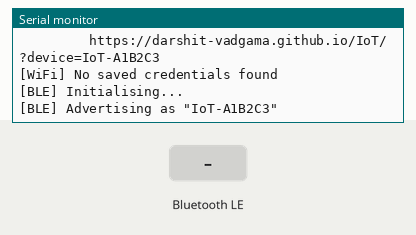
Simulated run of this sketch. Board: ESP32. Parts: the last lines printed to the serial monitor. Inputs (shaded band) come from the test bench. WiFi joins after 1.5 s; servers stay silent unless stated; EEPROM starts erased; nothing arrives over Bluetooth unless stated; a phone connects over Bluetooth LE 3 s after start.

Above: at 1.2 s.
1.3 s: Bluetooth LE write "1" received
At 1.8 s:
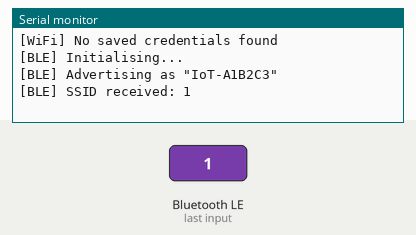
4.3 s: Bluetooth LE write "1" received
At 4.7 s:
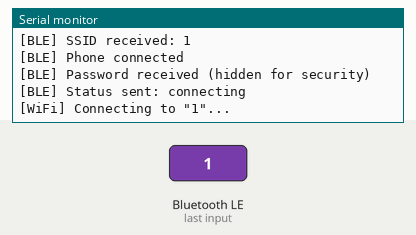
5.8 s: Bluetooth LE write "0" received
7.3 s: Bluetooth LE write "0" received
At 8.5 s:
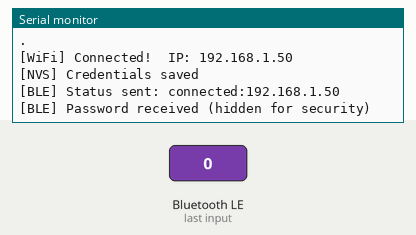

Measured:
- after the input at 1.3 s, the serial monitor: prints a new line at once (image 1)
- after the input at 4.3 s, the serial monitor: prints a new line at once (image 2)

The sketch:

esp32_ble_provisioning.ino
```cpp
/*
 * ESP32 BLE Wi-Fi Provisioning  (with unique per-device ID)
 * ─────────────────────────────────────────────────────────────────
 * Flow:
 *   1. On boot → derive unique device name from last 3 bytes of MAC
 *      e.g.  IoT-A4CF12  (different for every ESP32 unit)
 *   2. Print QR URL to Serial so you can generate a per-device QR
 *   3. Try saved Wi-Fi credentials from NVS — skip BLE if connected
 *   4. Otherwise → start BLE advertising with the unique device name
 *   5. Phone scans QR → browser reads ?device=IoT-XXXXXX from URL
 *   6. Web Bluetooth filters by that exact name → connects only THIS device
 *   7. Phone writes SSID + password via GATT characteristics
 *   8. ESP32 connects to Wi-Fi, saves creds, notifies status back
 *
 * Required Libraries (install via Arduino Library Manager):
 *   - ESP32 BLE Arduino  (built-in with ESP32 board package)
 *   - Preferences        (built-in with ESP32 board package)
 *
 * Board: ESP32 Dev Module (or your specific ESP32 board)
 * ─────────────────────────────────────────────────────────────────
 */

#include <BLEDevice.h>
#include <BLEServer.h>
#include <BLEUtils.h>
#include <BLE2902.h>
#include <WiFi.h>
#include <Preferences.h>
#include <esp_mac.h>          // for esp_read_mac()

// ── GATT UUIDs ───────────────────────────────────────────────────
// These must also match the UUIDs in wifi_provisioning.html
#define SERVICE_UUID     "4fafc201-1fb5-459e-8fcc-c5c9c331914b"
#define SSID_CHAR_UUID   "beb5483e-36e1-4688-b7f5-ea07361b26a8"
#define PASS_CHAR_UUID   "beb5483e-36e1-4688-b7f5-ea07361b26a9"
#define STATUS_CHAR_UUID "beb5483e-36e1-4688-b7f5-ea07361b26aa"

// ── Provisioning page base URL ────────────────────────────────────
// ✏️  Replace with your actual hosted page URL
#define PAGE_BASE_URL "https://darshit-vadgama.github.io/IoT/"

// ── Globals ──────────────────────────────────────────────────────
BLEServer*         pServer     = nullptr;
BLECharacteristic* pStatusChar = nullptr;

char   deviceName[16]   = "";   // e.g. "IoT-A4CF12"  — set in setup()
bool   deviceConnected  = false;
bool   ssidReceived     = false;
bool   passReceived     = false;
bool   triggerWiFi      = false;
String pendingSSID      = "";
String pendingPass      = "";

Preferences preferences;

// ─────────────────────────────────────────────────────────────────
// BLE Server Callbacks
// ─────────────────────────────────────────────────────────────────
class MyServerCallbacks : public BLEServerCallbacks {
  void onConnect(BLEServer* pServer) override {
    deviceConnected = true;
    Serial.println("[BLE] Phone connected");
  }

  void onDisconnect(BLEServer* pServer) override {
    deviceConnected = false;
    ssidReceived    = false;
    passReceived    = false;
    Serial.println("[BLE] Phone disconnected — restarting advertising");
    delay(500);
    BLEDevice::startAdvertising();
  }
};

// ─────────────────────────────────────────────────────────────────
// SSID Characteristic Write Callback
// ─────────────────────────────────────────────────────────────────
class SSIDCallbacks : public BLECharacteristicCallbacks {
  void onWrite(BLECharacteristic* pChar) override {
    String val = pChar->getValue();
    if (val.length() > 0 && val.length() <= 32) {
      pendingSSID  = val;
      ssidReceived = true;
      Serial.println("[BLE] SSID received: " + pendingSSID);
    } else {
      Serial.println("[BLE] Invalid SSID length");
    }
  }
};

// ─────────────────────────────────────────────────────────────────
// Password Characteristic Write Callback
// Receiving the password triggers the Wi-Fi connection attempt.
// ─────────────────────────────────────────────────────────────────
class PassCallbacks : public BLECharacteristicCallbacks {
  void onWrite(BLECharacteristic* pChar) override {
    String val = pChar->getValue();
    if (val.length() > 0 && val.length() <= 64) {
      pendingPass  = val;
      passReceived = true;
      Serial.println("[BLE] Password received (hidden for security)");
      if (ssidReceived) {
        triggerWiFi = true;   // handled safely in loop()
      } else {
        Serial.println("[BLE] Warning: password received before SSID");
      }
    } else {
      Serial.println("[BLE] Invalid password length");
    }
  }
};

// ─────────────────────────────────────────────────────────────────
// Helper: send a status string back to the phone via BLE notify
// ─────────────────────────────────────────────────────────────────
void sendStatus(const String& status) {
  if (pStatusChar && deviceConnected) {
    pStatusChar->setValue(status.c_str());
    pStatusChar->notify();
    Serial.println("[BLE] Status sent: " + status);
  }
}

// ─────────────────────────────────────────────────────────────────
// Initialize and start BLE advertising
// ─────────────────────────────────────────────────────────────────
void startBLE() {
  Serial.println("[BLE] Initialising...");
  BLEDevice::init(deviceName);  // unique name derived from MAC
  BLEDevice::setMTU(185);       // allow longer writes (SSID+Pass)

  pServer = BLEDevice::createServer();
  pServer->setCallbacks(new MyServerCallbacks());

  BLEService* pService = pServer->createService(SERVICE_UUID);

  // SSID characteristic — WRITE only
  BLECharacteristic* pSSIDChar = pService->createCharacteristic(
    SSID_CHAR_UUID,
    BLECharacteristic::PROPERTY_WRITE
  );
  pSSIDChar->setCallbacks(new SSIDCallbacks());

  // Password characteristic — WRITE only
  BLECharacteristic* pPassChar = pService->createCharacteristic(
    PASS_CHAR_UUID,
    BLECharacteristic::PROPERTY_WRITE
  );
  pPassChar->setCallbacks(new PassCallbacks());

  // Status characteristic — NOTIFY only (phone subscribes for updates)
  pStatusChar = pService->createCharacteristic(
    STATUS_CHAR_UUID,
    BLECharacteristic::PROPERTY_NOTIFY
  );
  pStatusChar->addDescriptor(new BLE2902());

  pService->start();

  BLEAdvertising* pAdv = BLEDevice::getAdvertising();
  pAdv->addServiceUUID(SERVICE_UUID);
  pAdv->setScanResponse(true);
  pAdv->setMinPreferred(0x06);  // helps iPhone connection
  pAdv->setMinPreferred(0x12);
  BLEDevice::startAdvertising();

  Serial.printf("[BLE] Advertising as \"%s\"\n", deviceName);
}

// ─────────────────────────────────────────────────────────────────
// Attempt Wi-Fi connection with given credentials
// ─────────────────────────────────────────────────────────────────
bool connectWiFi(const String& ssid, const String& pass, int timeoutSeconds = 15) {
  Serial.printf("[WiFi] Connecting to \"%s\"...\n", ssid.c_str());
  WiFi.mode(WIFI_STA);
  WiFi.begin(ssid.c_str(), pass.c_str());

  int elapsed = 0;
  while (WiFi.status() != WL_CONNECTED && elapsed < timeoutSeconds * 2) {
    delay(500);
    Serial.print(".");
    elapsed++;
  }
  Serial.println();
  return WiFi.status() == WL_CONNECTED;
}

// ─────────────────────────────────────────────────────────────────
// SETUP
// ─────────────────────────────────────────────────────────────────
void setup() {
  Serial.begin(115200);
  Serial.println("\n\n=== ESP32 BLE Provisioning ===");

  // ── Derive unique device name from last 3 bytes of MAC ────────
  // Every ESP32 has a factory-burned unique MAC in eFuse.
  // We use the last 3 bytes (6 hex chars) as a short unique suffix.
  // e.g.  MAC = A4:CF:12:BE:09:11  →  deviceName = "IoT-BE0911"
  uint8_t mac[6];
  esp_read_mac(mac, ESP_MAC_WIFI_STA);
  snprintf(deviceName, sizeof(deviceName), "IoT-%02X%02X%02X",
           mac[3], mac[4], mac[5]);

  Serial.printf("[ID]   Device name : %s\n", deviceName);
  Serial.printf("[ID]   Full MAC    : %02X:%02X:%02X:%02X:%02X:%02X\n",
                mac[0], mac[1], mac[2], mac[3], mac[4], mac[5]);
  Serial.printf("[QR]   Generate QR for this device:\n");
  Serial.printf("         python generate_qr.py %s\n", deviceName);
  Serial.printf("[QR]   Or use this URL directly:\n");
  Serial.printf("         %s?device=%s\n\n", PAGE_BASE_URL, deviceName);

  // ── Try saved credentials first ──────────────────────────────
  preferences.begin("wifi-creds", true);   // read-only namespace
  String savedSSID = preferences.getString("ssid", "");
  String savedPass = preferences.getString("pass", "");
  preferences.end();

  if (savedSSID.length() > 0) {
    Serial.println("[WiFi] Found saved credentials, trying...");
    if (connectWiFi(savedSSID, savedPass)) {
      Serial.println("[WiFi] Connected!  IP: " + WiFi.localIP().toString());

      // ── YOUR IoT CODE STARTS HERE when already provisioned ────
      // e.g., begin MQTT, start sensors, etc.
      return;  // skip BLE entirely if already provisioned
    }
    Serial.println("[WiFi] Saved credentials failed — falling back to BLE provisioning");
  } else {
    Serial.println("[WiFi] No saved credentials found");
  }

  // ── No valid Wi-Fi → start BLE provisioning ──────────────────
  startBLE();
}

// ─────────────────────────────────────────────────────────────────
// LOOP
// ─────────────────────────────────────────────────────────────────
void loop() {

  // ── Handle incoming Wi-Fi credentials from phone ─────────────
  if (triggerWiFi) {
    triggerWiFi = false;

    sendStatus("connecting");

    if (connectWiFi(pendingSSID, pendingPass)) {
      String ip = WiFi.localIP().toString();
      Serial.println("[WiFi] Connected!  IP: " + ip);

      // Save credentials to NVS for future boots
      preferences.begin("wifi-creds", false);  // read-write
      preferences.putString("ssid", pendingSSID);
      preferences.putString("pass", pendingPass);
      preferences.end();
      Serial.println("[NVS] Credentials saved");

      sendStatus("connected:" + ip);

      // Give the phone 3 s to receive the notification before we
      // potentially stop BLE (optional — remove if you keep BLE up)
      delay(3000);

      // ── YOUR IoT CODE STARTS HERE after fresh provisioning ────
      // e.g., begin MQTT, start sensors, etc.

    } else {
      Serial.println("[WiFi] Connection failed");
      sendStatus("failed");
      // Credentials are NOT saved — phone can retry
    }
  }

  // ── Add your recurring IoT logic below ───────────────────────
  // e.g., read sensors, publish MQTT, etc.

  delay(10);
}
```
